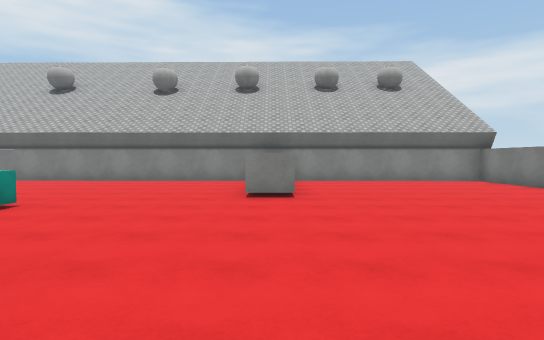
View 1 (above)

23 first-person views from a walk through a Unity game level. The camera is 1.5 m above the floor, tilts 2° down and sees 75° across. The floor is counted in squares, 2 m on a side. Each view is taken from the middle of a square. On the plan, view 1 faces up. The plan holds only what a view shows up to about 11 squares ahead; the rest is blank. The place goes on beyond the plan. The player is left out. Surface patterns are stand-ins for the level's own textures.

View 2
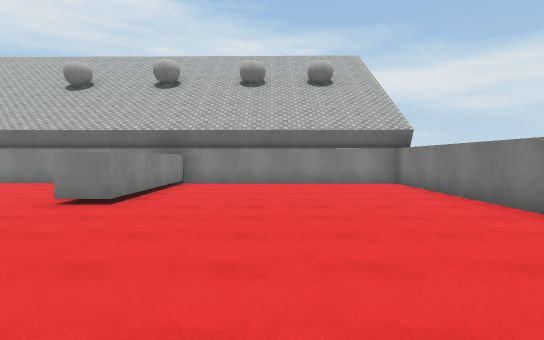

View 3
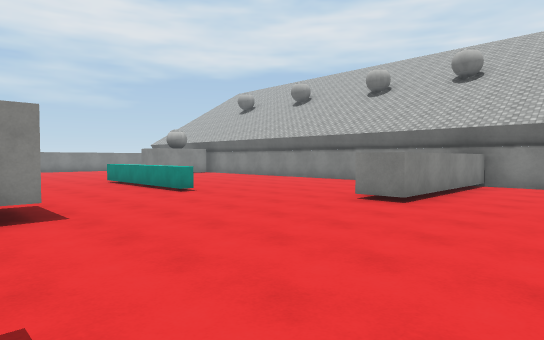

View 4
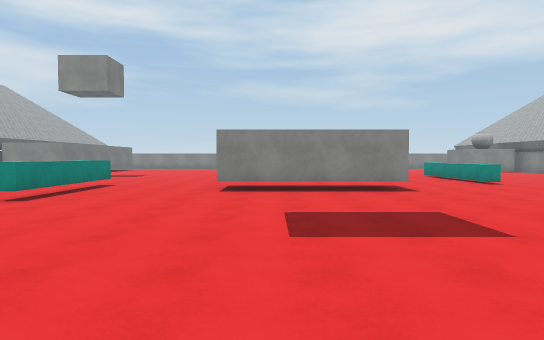

View 5
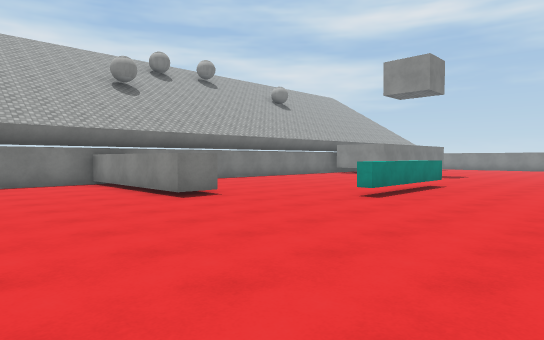

View 6
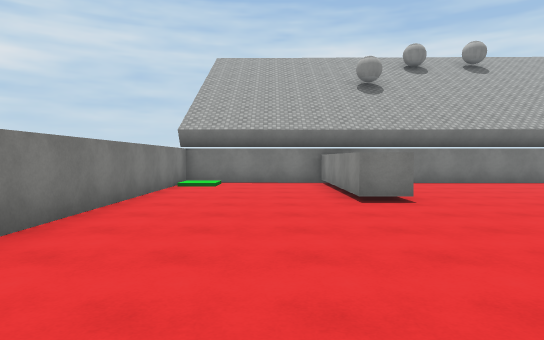

View 7
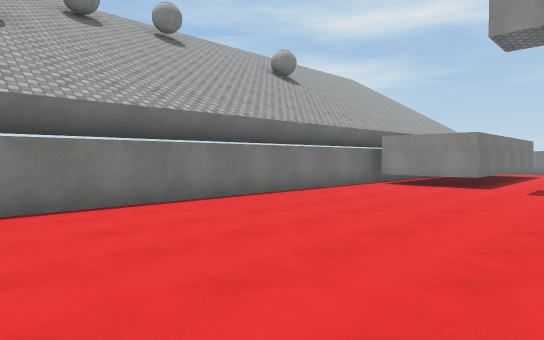

View 8
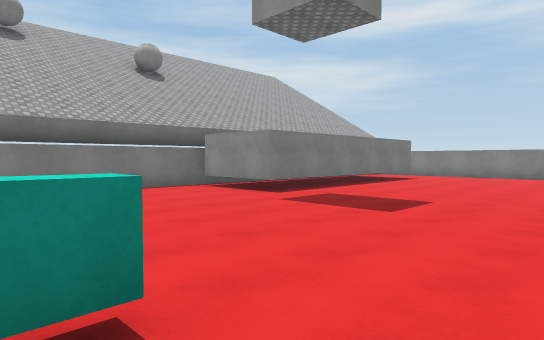

View 9
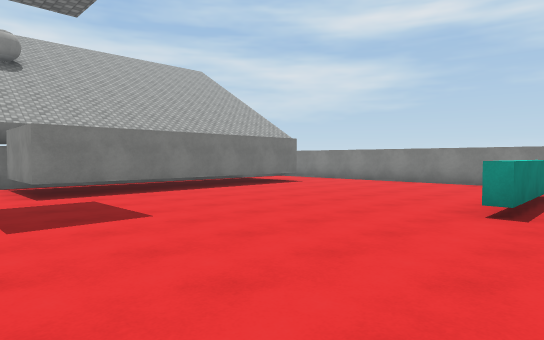

View 10
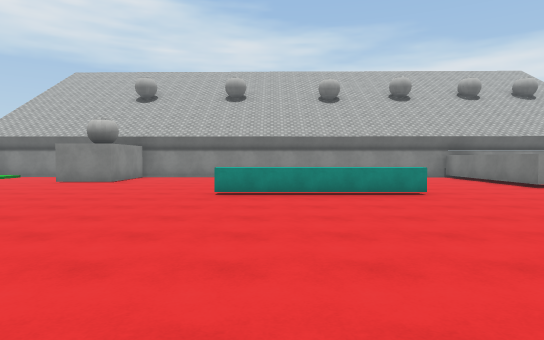

View 11
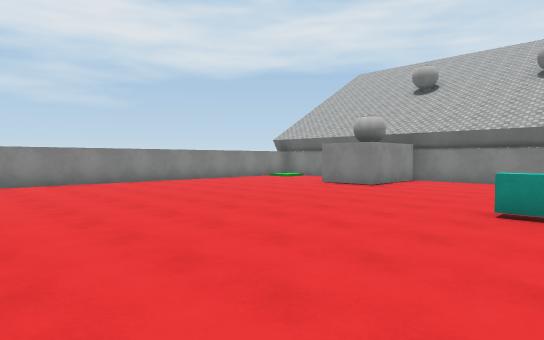

View 12
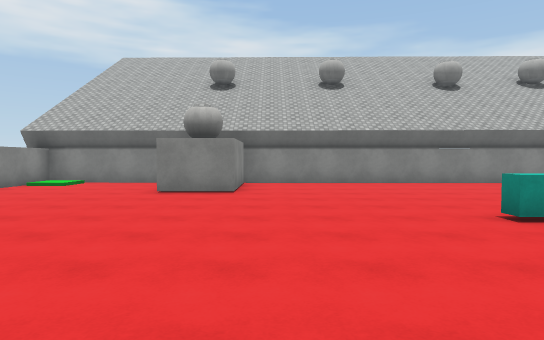

View 13
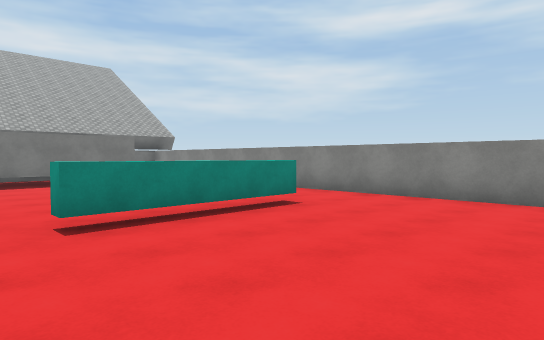

View 14
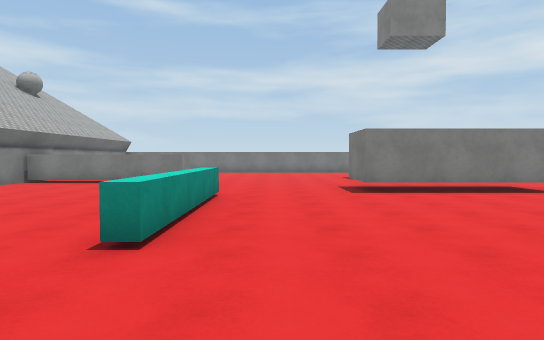

View 15
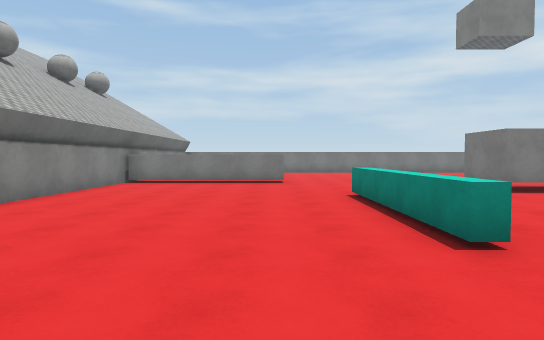

View 16
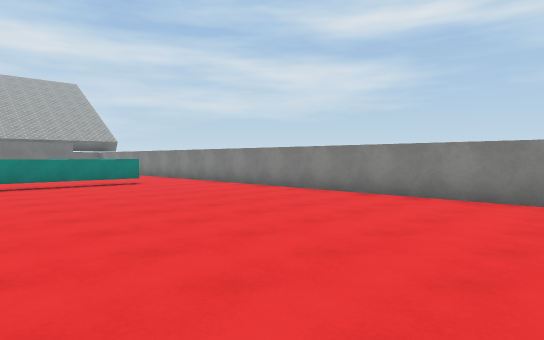

View 17
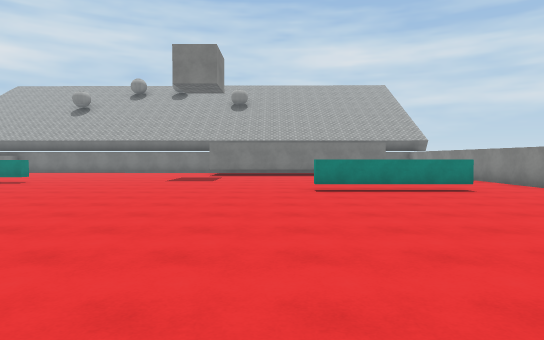

View 18
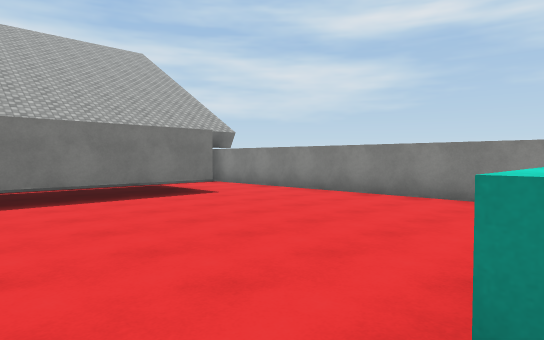

View 19
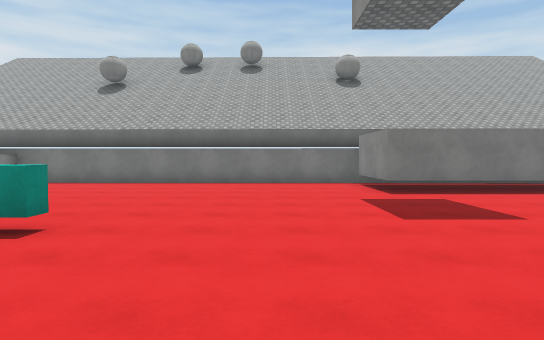

View 20
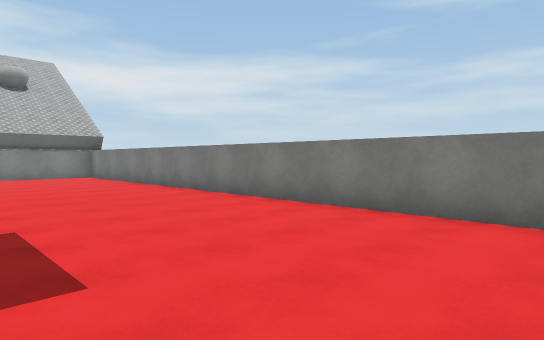

View 21
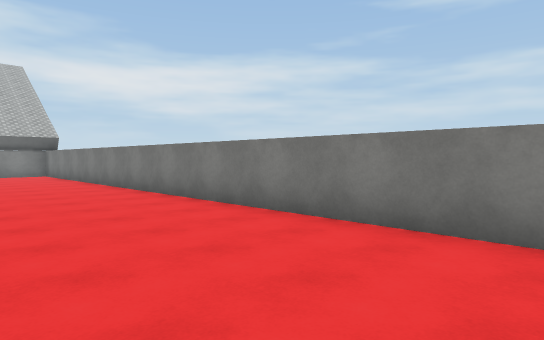

View 22
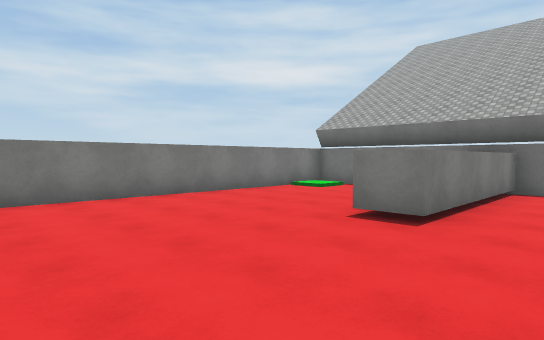

View 23
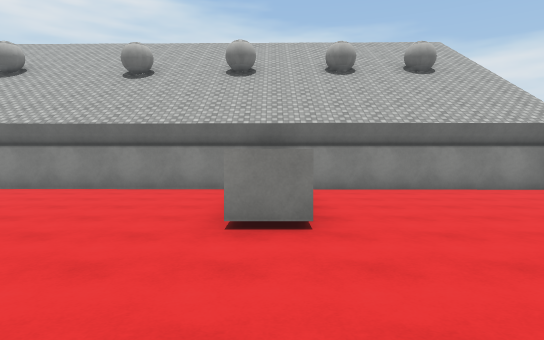

### Floor plan
Key: @ floor where view 1 was taken; # wall or solid block; . main floor; : floor 0.25 m higher than the main floor; / step, stairs or slope; ^ raised ledge; T thing the floor can be seen under or through.
Columns run from 18 left of view 1 to 7 right of it. Each row starts with its distance up from view 1.
 12 ##########################
 11 #:... #...........#......#
 10 #....##...........#......#
  9  ....##...........#......#
  8  .................#......#
  7   ................#......#
  6 #........................#
  5 #.........^^^^^..........#
  4 #........................#
  3 #........................#
  2 #..............TT........#
  1 #..............TT........#
  0 #..............TT.@......#
 -1 #..............TT........#
 -2 #..............TT........#
 -3 #..^^^^..................#
 -4 #........................#
 -5 #........................#
 -6 #..............^^^.......#
 -7 #........................#
 -8 #........................#
 -9 #...................#....#
-10 #..#######..........#....#
-11 #..  #  ##..........#.../#
-12 #..  #  ##..........#.../#
-13          #################

Positions as (right, up) in squares from view 1, and headings:
1: (0, 0), facing up
2: (3, 1), facing up
3: (3, 1), facing up-left
4: (6, -1), facing left
5: (6, -2), facing down-left
6: (4, -2), facing down
7: (1, -7), facing down-left
8: (-3, -4), facing down-left
9: (-7, -2), facing down-left
10: (-7, -2), facing up
11: (-7, 0), facing up-left
12: (-11, 1), facing up
13: (-11, 1), facing down-left
14: (-11, 4), facing right
15: (-11, 7), facing right
16: (-11, 7), facing down-left
17: (-11, 5), facing down
18: (-11, -3), facing down-left
19: (-6, -2), facing down
20: (2, -3), facing up-right
21: (3, -5), facing up-right
22: (0, -4), facing down-right
23: (0, 3), facing up
